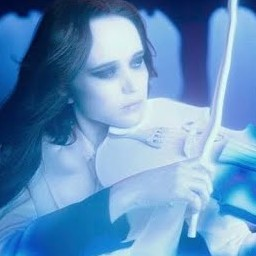
#> input picture data/Vanya.jpg, 256 x 256 px
$ jupyter execute Lesson12.ipynb   (shell and % lines are left out)
#> lines starting #> are read from the running program, lines starting #| are printed output that depends on the picture
# Компьютерное зрение

# Работа с изображениями в нейронных сетях

## Полносвязная сеть

Количество весов первого слоя = высота * ширина * каналы * количество нейронов скрытого слоя

## Свёртка
Свертка (англ. convolution) — это операция, показывающая «схожесть» одной функции с отражённой и сдвинутой копией другой. Понятие свёртки обобщается для функций, определённых на группах, а также мер.

[cell 1]
import cv2
import numpy as np
import matplotlib.pyplot as plt

image = cv2.imread('data/Vanya.jpg')[..., ::-1]
plt.imshow(image)
plt.show()

[cell 2]
# увеличение чёткости
kernel = np.array([
    [-0.1, -0.1, -0.1],
    [-0.1,    2, -0.1],
    [-0.1, -0.1, -0.1],
])
img_out = cv2.filter2D(image, -1, kernel)
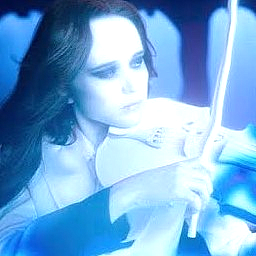
#> img_out: shape (256, 256, 3); mean R, G, B 119.3, 172.3, 216.8
plt.imshow(img_out)
plt.show()

[cell 3]
# затемнение
kernel = np.array([
    [-0.1,  0.1, -0.1],
    [ 0.1,  0.5,  0.1],
    [-0.1,  0.1, -0.1],
])
img_out = cv2.filter2D(image, -1, kernel)
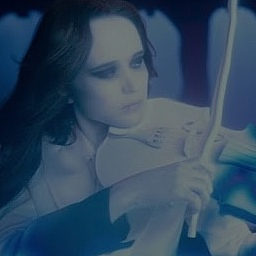
#> img_out: shape (256, 256, 3); mean R, G, B 49.9, 73.1, 95.6
plt.imshow(img_out)
plt.show()

[cell 4]
# увеличение яркости
kernel = np.array([
    [-0.1,  0.2, -0.1],
    [ 0.2,    1,  0.2],
    [-0.1,  0.2, -0.1],
])
img_out = cv2.filter2D(image, -1, kernel)
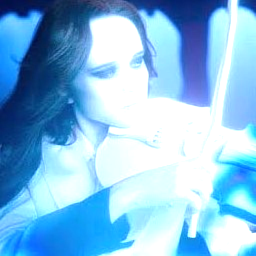
#> img_out: shape (256, 256, 3); mean R, G, B 134.3, 189.6, 227.1
plt.imshow(img_out)
plt.show()
